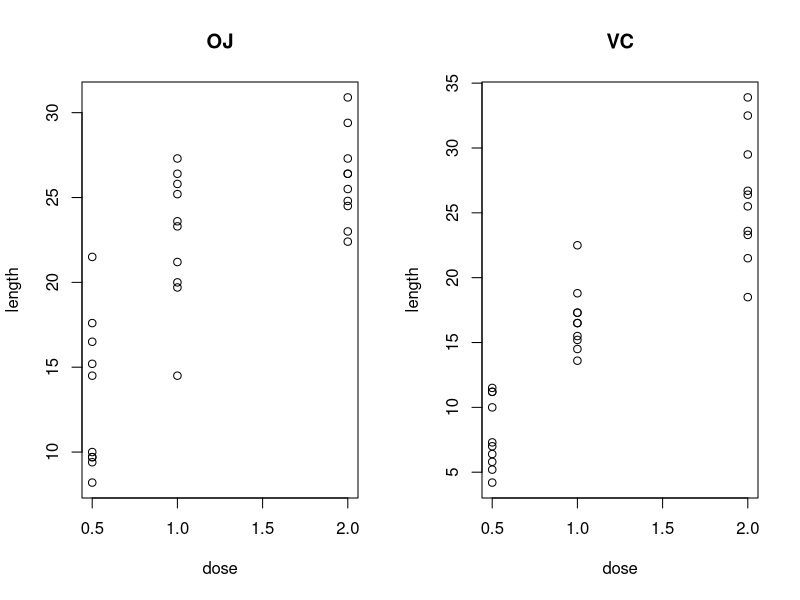
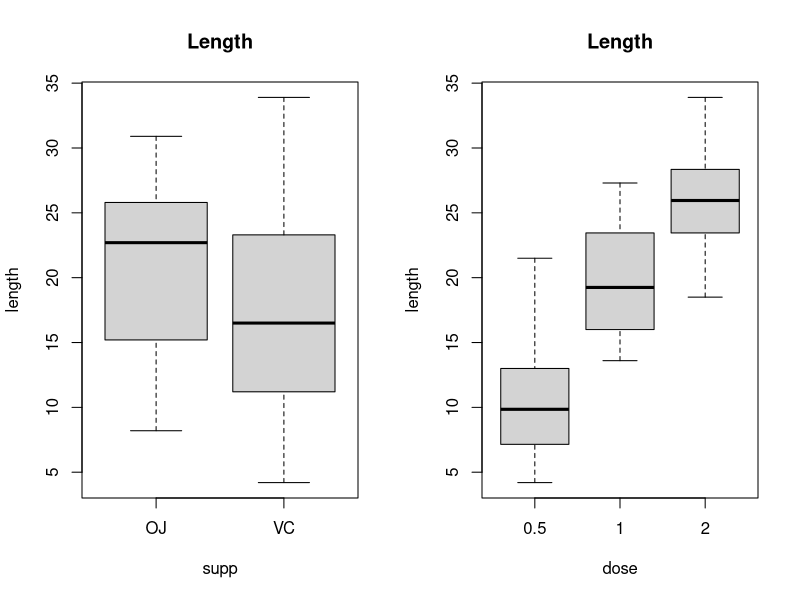

Source code (R) for these figures, in order:
## ---- chunk 1
data("ToothGrowth")
par(mfrow=c(1,2)) 
for (supp in c("OJ","VC")) {
    plot(ToothGrowth[ToothGrowth$supp == supp,]$dose, 
    		ToothGrowth[ToothGrowth$supp == supp,]$len, 
		xlab="dose", ylab="length", main=supp)
}
## ---- chunk 2
mean(ToothGrowth$len)
sd(ToothGrowth$len)
## ---- chunk 3
for (supp in c("OJ","VC")) {
    for (dose in c(0.5,1.0,2.0)) {
    	v <-  ToothGrowth[ToothGrowth$supp == supp & ToothGrowth$dose == dose,]$len
	print (mean (v))
	print (sd(v))
    }
}

## ---- chunk 4
par(mfrow=c(1,2)) 
boxplot(len ~ supp,data=ToothGrowth, main="Length",
   xlab="supp", ylab="length") 
boxplot(len ~ dose,data=ToothGrowth, main="Length",
   xlab="dose", ylab="length") 
## ---- chunk 5
d_oj_12 <- ToothGrowth[ToothGrowth$supp == 'OJ' & 
	ToothGrowth$dose == 1.0,]$len - 
	ToothGrowth[ToothGrowth$supp == 'OJ' & 
	ToothGrowth$dose == 0.5,]$len 
	
d_oj_23 <- ToothGrowth[ToothGrowth$supp == 'OJ' & 
	ToothGrowth$dose == 2.0,]$len - 
	ToothGrowth[ToothGrowth$supp == 'OJ' & 
	ToothGrowth$dose == 1.0,]$len 
	
d_vc_12 <- ToothGrowth[ToothGrowth$supp == 'VC' & 
	ToothGrowth$dose == 1.0,]$len - 
	ToothGrowth[ToothGrowth$supp == 'VC' & 
	ToothGrowth$dose == 0.5,]$len 

d_vc_23 <- ToothGrowth[ToothGrowth$supp == 'VC' & 
	ToothGrowth$dose == 2.0,]$len - 
	ToothGrowth[ToothGrowth$supp == 'VC' & 
	ToothGrowth$dose == 1.0,]$len 

d_oj_13 <- ToothGrowth[ToothGrowth$supp == 'OJ' & 
	ToothGrowth$dose == 2.0,]$len - 
	ToothGrowth[ToothGrowth$supp == 'OJ' & 
	ToothGrowth$dose == 0.5,]$len 
	
d_vc_13 <- ToothGrowth[ToothGrowth$supp == 'VC' & 
	ToothGrowth$dose == 2.0,]$len - 
	ToothGrowth[ToothGrowth$supp == 'VC' & 
	ToothGrowth$dose == 0.5,]$len 
## ---- chunk 6
t.test(d_vc_12)
## ---- chunk 7
t.test(d_oj_23)
## ---- chunk 8
t.test(d_vc_13-d_oj_13)
